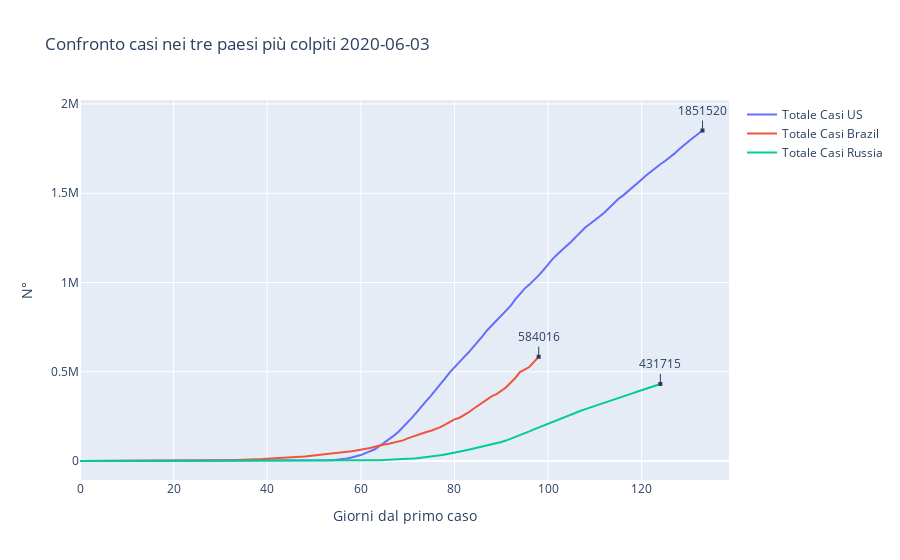

The notebook cell saved with this chart:
### Markdown cell above
Questo grafico rappresenta le curve di contagio dei tre paesi più colpiti al 26/03/2020, in questo caso abbiamo USA, Cina ed Italia.

Possiamo vedere come i casi in Cina si stiano stabilizzando dal 20/02/2020, ciò è dovuto probabilmente alla quarantena immediata imposta dal governo cinese.

Mentre, per quanto riguarda gli USA e l'Italia abbiamo una crescita maggiormente esponenziale, soprattutto negli USA in quanto non sono state applicate misure di contenimento in modo tempestivo.

### Code cell
kaggleDataset = pd.read_csv("Datasets/Kaggle/covid_19_clean_complete_clean.csv")

#Recupero la lista delle date e la data più recente (X axis)
date = kaggleDataset["Date"].unique().tolist()
maxDate = max(date)

#Recupero lae righe relative all'ultimo giorno
lastDay = kaggleDataset[kaggleDataset['Date']==maxDate]

#Recupero i tre paesi con il numero di casi confermato più alto
summedConfirmed = lastDay.groupby(['Country/Region'])['Confirmed'].sum().nlargest(3)
summedConfirmed = pd.DataFrame(summedConfirmed)
summedConfirmed.reset_index(inplace=True)
paesi = summedConfirmed['Country/Region'].tolist()

#Creo il grafico e lo customizzo
fig = go.Figure()
for p in paesi:
    dataframe = kaggleDataset[kaggleDataset['Country/Region']==p]
    dataframe = dataframe[dataframe['Confirmed']>0]
    dataframe = dataframe.groupby(['Date'])['Confirmed'].sum()
    dataframe = pd.DataFrame(dataframe)
    dataframe.reset_index(inplace=True)
    index = dataframe.index.values.tolist()
    fig.add_trace(go.Scatter(x=index, y=dataframe['Confirmed'], mode='lines', name='Totale Casi '+ p))
    value = summedConfirmed[summedConfirmed['Country/Region']==p]['Confirmed']
    fig.add_annotation(x=max(index), y=int(value), text=str(int(summedConfirmed[summedConfirmed['Country/Region']==p]['Confirmed'])))

fig.update_annotations(dict(xref="x", yref="y", showarrow=True, arrowhead=7, ax=0, ay=-20))
fig.update_layout(title='Confronto casi nei tre paesi più colpiti '+maxDate, xaxis_title='Giorni dal primo caso', yaxis_title='N°')
fig.show()

### Figure 1 — Plotly figure (JSON) as saved in the notebook; plotly's stock layout.template omitted (floating-point values rounded to 4 significant figures; data arrays with more than 128 entries replaced by an {"elided": "..."} marker saying what was removed)
{"data": [{"mode": "lines", "name": "Totale Casi US", "type": "scatter", "x": {"elided": "134 int values"}, "y": {"elided": "134 int values"}}, {"mode": "lines", "name": "Totale Casi Brazil", "type": "scatter", "x": [0, 1, 2, 3, 4, 5, 6, 7, 8, 9, 10, 11, 12, 13, 14, 15, 16, 17, 18, 19, 20, 21, 22, 23, 24, 25, 26, 27, 28, 29, 30, 31, 32, 33, 34, 35, 36, 37, 38, 39, 40, 41, 42, 43, 44, 45, 46, 47, 48, 49, 50, 51, 52, 53, 54, 55, 56, 57, 58, 59, 60, 61, 62, 63, 64, 65, 66, 67, 68, 69, 70, 71, 72, 73, 74, 75, 76, 77, 78, 79, 80, 81, 82, 83, 84, 85, 86, 87, 88, 89, 90, 91, 92, 93, 94, 95, 96, 97, 98], "y": [1, 1, 1, 2, 2, 2, 2, 4, 4, 13, 13, 20, 25, 31, 38, 52, 151, 151, 162, 200, 321, 372, 621, 793, 1021, 1546, 1924, 2247, 2554, 2985, 3417, 3904, 4256, 4579, 5717, 6836, 8044, 9056, 10360, 11130, 12161, 14034, 16170, 18092, 19638, 20727, 22192, 23430, 25262, 28320, 30425, 33682, 36658, 38654, 40743, 43079, 45757, 50036, 54043, 59324, 63100, 67446, 73235, 79685, 87187, 92202, 97100, 101826, 108620, 115455, 126611, 135773, 146894, 156061, 162699, 169594, 178214, 190137, 203165, 220291, 233511, 241080, 255368, 271885, 291579, 310087, 330890, 347398, 363211, 374898, 391222, 411821, 438238, 465166, 498440, 514849, 526447, 555383, 584016]}, {"mode": "lines", "name": "Totale Casi Russia", "type": "scatter", "x": [0, 1, 2, 3, 4, 5, 6, 7, 8, 9, 10, 11, 12, 13, 14, 15, 16, 17, 18, 19, 20, 21, 22, 23, 24, 25, 26, 27, 28, 29, 30, 31, 32, 33, 34, 35, 36, 37, 38, 39, 40, 41, 42, 43, 44, 45, 46, 47, 48, 49, 50, 51, 52, 53, 54, 55, 56, 57, 58, 59, 60, 61, 62, 63, 64, 65, 66, 67, 68, 69, 70, 71, 72, 73, 74, 75, 76, 77, 78, 79, 80, 81, 82, 83, 84, 85, 86, 87, 88, 89, 90, 91, 92, 93, 94, 95, 96, 97, 98, 99, 100, 101, 102, 103, 104, 105, 106, 107, 108, 109, 110, 111, 112, 113, 114, 115, 116, 117, 118, 119, 120, 121, 122, 123, 124], "y": [2, 2, 2, 2, 2, 2, 2, 2, 2, 2, 2, 2, 2, 2, 2, 2, 2, 2, 2, 2, 2, 2, 2, 2, 2, 2, 2, 2, 2, 2, 2, 3, 3, 3, 4, 13, 13, 17, 17, 20, 20, 28, 45, 59, 63, 90, 114, 147, 199, 253, 306, 367, 438, 495, 658, 840, 1036, 1264, 1534, 1836, 2337, 2777, 3548, 4149, 4731, 5389, 6343, 7497, 8672, 10131, 11917, 13584, 15770, 18328, 21102, 24490, 27938, 32008, 36793, 42853, 47121, 52763, 57999, 62773, 68622, 74588, 80949, 87147, 93558, 99399, 106498, 114431, 124054, 134687, 145268, 155370, 165929, 177160, 187859, 198676, 209688, 221344, 232243, 242271, 252245, 262843, 272043, 281752, 290678, 299941, 308705, 317554, 326448, 335882, 344481, 353427, 362342, 370680, 379051, 387623, 396575, 405843, 414328, 423186, 431715]}], "layout": {"annotations": [{"arrowhead": 7, "ax": 0, "ay": -20, "showarrow": true, "text": "1851520", "x": 133, "xref": "x", "y": 1851520, "yref": "y"}, {"arrowhead": 7, "ax": 0, "ay": -20, "showarrow": true, "text": "584016", "x": 98, "xref": "x", "y": 584016, "yref": "y"}, {"arrowhead": 7, "ax": 0, "ay": -20, "showarrow": true, "text": "431715", "x": 124, "xref": "x", "y": 431715, "yref": "y"}], "title": {"text": "Confronto casi nei tre paesi più colpiti 2020-06-03"}, "xaxis": {"title": {"text": "Giorni dal primo caso"}}, "yaxis": {"title": {"text": "N°"}}}}
